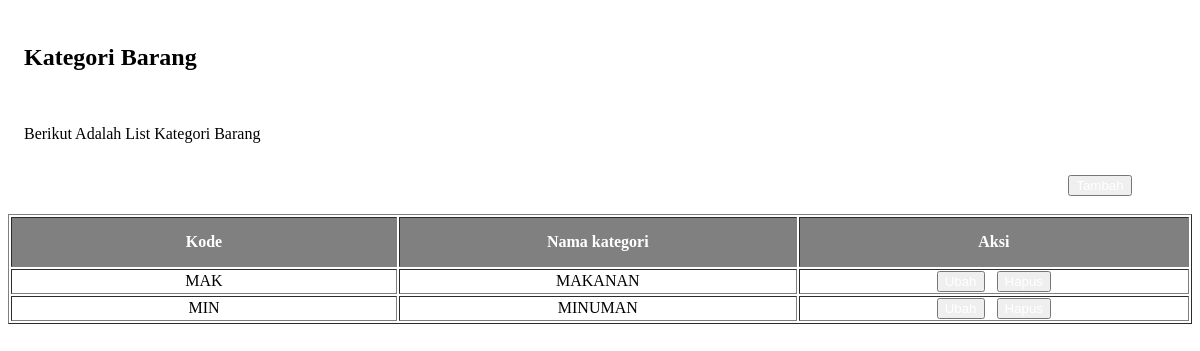
The page /dashboard/kategoriBarang.php on the database its author committed.
### tables this page shows
CREATE TABLE `kategori_barang` (
  `id` int(11) NOT NULL,
  `kode_kategori` varchar(100) NOT NULL,
  `nama_kategori` varchar(255) NOT NULL
);

### functions.php (called while the page is built, shortened)
<?php
$conn = mysqli_connect("localhost", "root", "", "toserba");
function query($query)
{
    global $conn;
    $hasil = mysqli_query($conn, $query);
    $kotak = [];
    while ($data = mysqli_fetch_assoc($hasil)) {
        $kotak[] = $data;
    }
    return $kotak;
}

### dashboard/kategoriBarang.php (the view, shortened to what this page needs)
<?php
require '../functions.php';
$barang = query("SELECT * FROM kategori_barang");
?>
<div style="padding:1rem">
    <h2>Kategori Barang</h2><br>
    <p>Berikut Adalah List Kategori Barang</p>
</div>
<center>
    <center>
        <button type="button" id="tambah" class="btn btn-primary"><a href="index.php?menu=tambahKategoriBarang">Tambah</a></button><br><br>
        <div style="width:100%; height:600px; overflow:auto;">
            <table id="example" class="display nowrap" style="width:100%" border="1">
                <thead>
                    <th>Kode</th>
                    <th>Nama kategori</th>
                    <th>Aksi</th>
                </thead>
                <tbody>
                    <?php foreach ($barang as $data) : ?>
                        <tr>
                            <td><?= $data['kode_kategori']; ?></td>
                            <td><?= $data['nama_kategori']; ?></td>
                            <td>
                                <button type="button" class="btn btn-success"><a href="index.php?menu=editKategoriBarang&id=<?= $data['id']; ?>">Ubah</a></button>
                                <button type="button" class="btn btn-danger"><a href="index.php?menu=hapusKatBarang&id=<?= $data['id']; ?>" onclick="return confirm('Apakah Anda Yakin?');">Hapus</a></button>
                            </td>
                        </tr>
                    <?php endforeach; ?>
                </tbody>
            </table>
        </div>
    </center>

### dashboard/kategoriBarang.php (style rules this page uses)
table, th { text-align: center; width: 500px; }
th { background-color: gray; }
#tambah { margin-left: 1000px; }
a { color: white; text-decoration: none !important; }
th { height: 50px; color: white; }

### rows shown on the page
kategori_barang: kode_kategori "MAK", nama_kategori "MAKANAN"
kategori_barang: kode_kategori "MIN", nama_kategori "MINUMAN"
